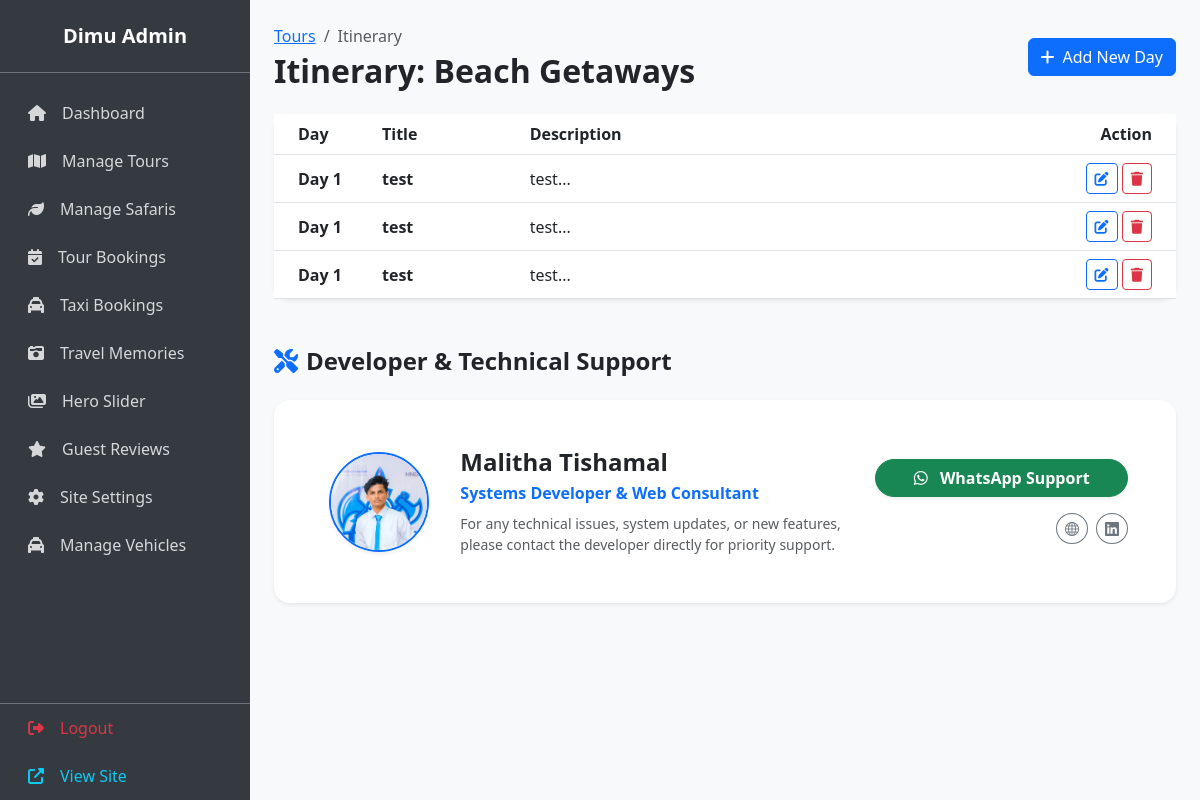
Page /admin/tour_itinerary.php?tour_id=3 (signed in) on the committed database.
### tables this page shows
CREATE TABLE IF NOT EXISTS `tours` (
  `id` int NOT NULL AUTO_INCREMENT,
  `title` varchar(255) NOT NULL,
  `description` text,
  `duration` varchar(50) DEFAULT NULL,
  `image` varchar(255) DEFAULT NULL,
  `status` enum('active','disabled') DEFAULT 'active',
  PRIMARY KEY (`id`)
);

CREATE TABLE IF NOT EXISTS `tour_days` (
  `id` int NOT NULL AUTO_INCREMENT,
  `tour_id` int NOT NULL,
  `day_number` int NOT NULL,
  `title` varchar(255) DEFAULT NULL,
  `description` text,
  PRIMARY KEY (`id`),
  KEY `tour_id` (`tour_id`)
);

### admin/tour_itinerary.php (the view, shortened to what this page needs)
<?php include 'includes/admin_header.php';
$tour_id = $_GET['tour_id'];
$stmt = $pdo->prepare("SELECT title FROM tours WHERE id = ?");
$stmt->execute([$tour_id]);
$tour = $stmt->fetch();
$days = $pdo->prepare("SELECT * FROM tour_days WHERE tour_id = ? ORDER BY day_number ASC");
$days->execute([$tour_id]);
$itinerary = $days->fetchAll();
?>
<div class="d-flex justify-content-between align-items-center mb-4">
    <div>
        <nav aria-label="breadcrumb">
            <ol class="breadcrumb mb-1">
                <li class="breadcrumb-item"><a href="tours.php">Tours</a></li>
                <li class="breadcrumb-item active">Itinerary</li>
            </ol>
        </nav>
        <h2 class="fw-bold mb-0">Itinerary: <?php echo htmlspecialchars($tour['title']); ?></h2>
    </div>
    <button class="btn btn-primary" data-bs-toggle="modal" data-bs-target="#addDayModal"><i class="fas fa-plus me-2"></i>Add New Day</button>
</div>
<div class="card border-0 shadow-sm rounded-4">
    <div class="card-body p-0">
        <div class="table-responsive">
            <table class="table table-hover align-middle mb-0">
                <thead class="bg-light text-muted">
                    <tr>
                        <th class="ps-4" style="width: 100px;">Day</th>
                        <th>Title</th>
                        <th>Description</th>
                        <th class="pe-4 text-end" style="min-width: 120px;">Action</th>
                    </tr>
                </thead>
                <tbody>
                    <?php foreach($itinerary as $day): ?>
                    <tr>
                        <td class="ps-4 fw-bold">Day <?php echo htmlspecialchars($day['day_number']); ?></td>
                        <td class="fw-bold"><?php echo htmlspecialchars($day['title']); ?></td>
                        <td><?php echo nl2br(htmlspecialchars(substr($day['description'], 0, 100))); ?>...</td>
                        <td class="pe-4 text-end">
                            <button type="button" class="btn btn-sm btn-outline-primary" data-bs-toggle="modal" data-bs-target="#editDayModal<?php echo $day['id']; ?>" title="Edit"><i class="fas fa-edit"></i></button>
                            <form method="POST" class="d-inline" onsubmit="return confirm('Delete this day?');">
                                <button type="submit" name="delete_day" class="btn btn-sm btn-outline-danger" title="Delete"><i class="fas fa-trash"></i></button>
                            </form>
                        </td>
                    </tr>
                    <?php endforeach; ?>
                </tbody>
            </table>
        </div>
    </div>
</div>
<?php include 'includes/admin_footer.php'; ?>

### rows in the picture
tours: title "Beach Getaways"
tour_days: day_number "1", title "test", description "test"
tour_days: day_number "1", title "test", description "test"
tour_days: day_number "1", title "test", description "test"
